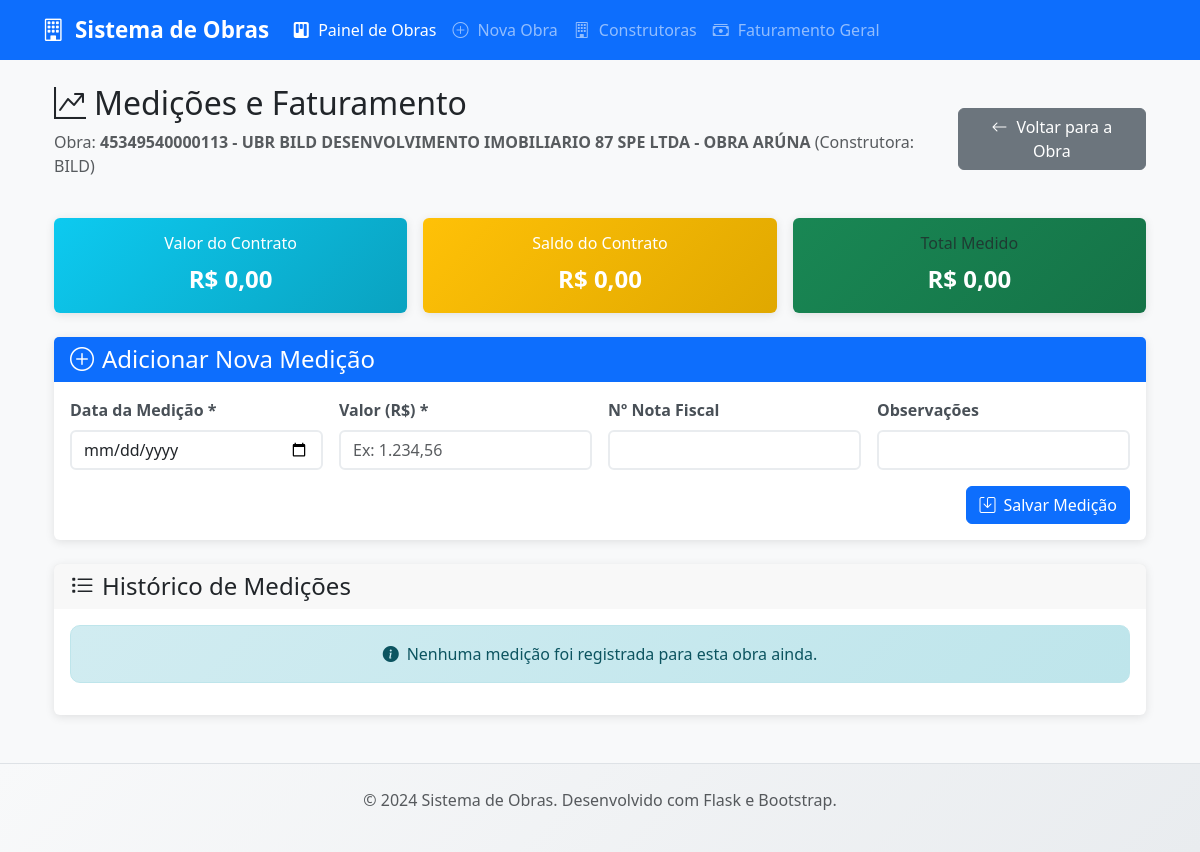
Screenshot of /medicao/medicoes/obra/32 with the database file from the repository.
### tables this page shows
CREATE TABLE obras (
            id INTEGER PRIMARY KEY AUTOINCREMENT,
            nome TEXT NOT NULL,
            construtora_id INTEGER NOT NULL,
            cidade TEXT NOT NULL,
            estado TEXT,
            endereco TEXT,
            responsavel TEXT,
            telefone_responsavel TEXT,
            email_responsavel TEXT,
            data_inicio DATE,
            data_prevista_fim DATE,
            status TEXT DEFAULT 'Em andamento',
            caminho_pasta TEXT,
            observacoes TEXT,
            data_cadastro TIMESTAMP DEFAULT CURRENT_TIMESTAMP, etapa_atual TEXT DEFAULT 'Orçamento', anotacoes TEXT, cnpj TEXT, numero TEXT, bairro TEXT, cep TEXT, uf TEXT, cno TEXT,
            FOREIGN KEY (construtora_id) REFERENCES construtoras (id)
        );

CREATE TABLE construtoras (
            id INTEGER PRIMARY KEY AUTOINCREMENT,
            nome TEXT NOT NULL UNIQUE,
            codigo TEXT NOT NULL UNIQUE,
            razao_social TEXT,
            cnpj TEXT UNIQUE,
            data_cadastro TIMESTAMP DEFAULT CURRENT_TIMESTAMP
        );

### routes/medicoes.py (the view, shortened to what this page needs)
@medicoes_bp.route('/medicoes/obra/<int:obra_id>', methods=['GET', 'POST'])
def listar_e_adicionar(obra_id):
    obra = Obra.find_by_id(obra_id)
    if not obra:
        abort(404)
    medicoes = Medicao.find_all_by_obra(obra_id)
    total_medido = Medicao.get_total_medido_by_obra(obra_id)
    valor_contrato = obra.valor_contrato or 0
    saldo_contrato = valor_contrato - total_medido
    etapas_exemplo = ['Fundações', 'Estrutura', 'Alvenaria',
                      'Instalações Elétricas', 'Instalações Hidráulicas', 'Acabamento']
    return render_template(
        'medicoes/medicoes.html',
        obra=obra,
        medicoes=medicoes,
        total_medido=total_medido,
        saldo_contrato=saldo_contrato,
        valor_contrato=valor_contrato,
        etapas_obra=etapas_exemplo
    )

### database.py (called while the page is built)
def get_db_connection():
    conn = sqlite3.connect(DATABASE_PATH)
    conn.row_factory = sqlite3.Row
    conn.execute("PRAGMA foreign_keys = ON;")
    return conn

### models/medicao.py (called while the page is built)
    @staticmethod
    def get_total_medido_by_obra(obra_id):
        conn = get_db_connection()
        cursor = conn.cursor()
        cursor.execute(
            "SELECT SUM(valor) FROM medicoes WHERE obra_id = ?", (obra_id,))
        total = cursor.fetchone()[0]
        conn.close()
        return total if total is not None else 0.0

    @staticmethod
    def find_all_by_obra(obra_id):
        conn = get_db_connection()
        conn.row_factory = sqlite3.Row
        medicoes = conn.execute("""
            SELECT
                m.*,
                strftime('%d/%m/%Y', m.data_medicao) as data_formatada
            FROM medicoes m
            WHERE m.obra_id = ?
            ORDER BY m.data_medicao DESC
        """, (obra_id,)).fetchall()
        conn.close()
        return [dict(row) for row in medicoes]

### models/obra_model.py (called while the page is built)
    @staticmethod
    def find_by_id(obra_id):
        conn = get_db_connection()
        query = """
            SELECT o.*, c.nome as construtora_nome
            FROM obras o
            JOIN construtoras c ON o.construtora_id = c.id
            WHERE o.id = ?
        """
        obra_row = conn.execute(query, (obra_id,)).fetchone()
        conn.close()
        if obra_row:
            return Obra(**obra_row)
        return None

### templates/medicoes/medicoes.html (shortened to what this page needs)
{% extends "base.html" %}
{% block content %}
<div class="container mt-4">
    <div class="d-flex justify-content-between align-items-center mb-4">
        <div>
            <h1 class="h2">
                <i class="bi bi-graph-up-arrow me-2"></i>Medições e Faturamento
            </h1>
            <p class="text-muted">Obra: <strong>{{ obra.nome }}</strong> (Construtora: {{ obra.construtora_nome }})</p>
        </div>
        <a href="{{ url_for('visualizar_obra', id=obra.id) }}" class="btn btn-secondary">
            <i class="bi bi-arrow-left"></i> Voltar para a Obra
        </a>
    </div>
    <div class="row g-3 mb-4 text-center">
        <div class="col-md-4">
            <div class="card text-center text-white bg-info">
                <div class="card-body">
                    <h6 class="card-title">Valor do Contrato</h6>
                    <p class="card-text fs-4 fw-bold">R$ {{ "%.2f"|format(valor_contrato)|replace('.', ',') }}</p>
                </div>
            </div>
        </div>
        <div class="col-md-4">
            <div class="card text-center text-white bg-warning">
                <div class="card-body">
                    <h6 class="card-title">Saldo do Contrato</h6>
                    <p class="card-text fs-4 fw-bold">R$ {{ "%.2f"|format(saldo_contrato)|replace('.', ',') }}</p>
                </div>
            </div>
        </div>
        <div class="col-md-4">
            <div class="card text-center text-white bg-success">
                <div class="card-body">
                    <h6 class="card-title text-muted">Total Medido</h6>
                    <p class="card-text fs-4 fw-bold">R$ {{ "%.2f"|format(total_medido)|replace('.', ',') }}</p>
                </div>
            </div>
        </div>
    </div>
    <div class="card mb-4">
        <div class="card-header bg-primary text-white">
            <h4 class="mb-0"><i class="bi bi-plus-circle me-2"></i>Adicionar Nova Medição</h4>
        </div>
        <div class="card-body">
            <form method="POST" action="{{ url_for('medicoes.adicionar_medicao', obra_id=obra.id) }}" class="row g-3">
                <div class="col-md-3">
                    <label for="data_medicao" class="form-label">Data da Medição *</label>
                    <input type="date" class="form-control" id="data_medicao" name="data_medicao" required>
                </div>
                <div class="col-md-3">
                    <label for="valor" class="form-label">Valor (R$) *</label>
                    <input type="text" class="form-control" id="valor" name="valor" placeholder="Ex: 1.234,56" required>
                </div>
                <div class="col-md-3">
                    <label for="nota_fiscal" class="form-label">Nº Nota Fiscal</label>
                    <input type="text" class="form-control" id="nota_fiscal" name="nota_fiscal">
                </div>
                <div class="col-md-3">
                    <label for="observacoes" class="form-label">Observações</label>
                    <input type="text" class="form-control" id="observacoes" name="observacoes">
                </div>
                <div class="col-12 text-end">
                    <button type="submit" class="btn btn-primary">
                        <i class="bi bi-save me-2"></i>Salvar Medição
                    </button>
                </div>
            </form>
        </div>
    </div>
    <div class="card">
        <div class="card-header">
            <h4 class="mb-0"><i class="bi bi-list-task me-2"></i>Histórico de Medições</h4>
        </div>
        <div class="card-body">
            {% if medicoes %}
            <div class="table-responsive">
                <table class="table table-striped table-hover">
                    <thead class="table-dark">
                        <tr>
                            <th scope="col">Data</th>
                            <th scope="col" class="text-end">Valor (R$)</th>
                            <th scope="col">Nota Fiscal</th>
                            <th scope="col">Observações</th>
                            <th scope="col">Data de Criação</th>
                        </tr>
                    </thead>
                    <tbody>
                        {% for medicao in medicoes %}
                        <tr>
                            <td>{{ medicao.data_medicao|format_date('%d/%m/%Y') }}</td>
                            <td class="text-end fw-bold">R$ {{ "%.2f"|format(medicao.valor)|replace('.', ',') }}</td>
                            <td>{{ medicao.nota_fiscal or 'N/A' }}</td>
                            <td>{{ medicao.observacoes or '-' }}</td>
                            <td>{{ medicao.data_criacao|format_date('%d/%m/%Y %H:%M') }}</td>
                        </tr>
                        {% endfor %}
                    </tbody>
                </table>
            </div>
            {% else %}
            <div class="alert alert-info text-center">
                <i class="bi bi-info-circle-fill me-2"></i>Nenhuma medição foi registrada para esta obra ainda.
            </div>
            {% endif %}
        </div>
    </div>
</div>
{% endblock %}

### static/style.css (style rules this page uses)
body { background-color: #f8f9fa; font-family: 'Segoe UI', Tahoma, Geneva, Verdana, sans-serif; }
.card { border: none; box-shadow: 0 2px 10px rgba(0,0,0,0.1); transition: all 0.3s ease; }
.card-header { border-bottom: none; font-weight: 600; }
.btn { border-radius: 6px; font-weight: 500; transition: all 0.3s ease; }
.form-control, .form-select { border-radius: 6px; border: 2px solid #e9ecef; transition: all 0.3s ease; }
.form-label { font-weight: 600; color: #495057; margin-bottom: 0.5rem; }
.alert { border: none; border-radius: 8px; font-weight: 500; }
.alert-info { background-color: #d1ecf1; color: #0c5460; }
.bi { margin-right: 0.3rem; }
.card.bg-warning { background: linear-gradient(135deg, #ffc107, #e0a800) !important; }
.card.bg-success { background: linear-gradient(135deg, #198754, #157347) !important; }
.card.bg-info { background: linear-gradient(135deg, #0dcaf0, #0aa2c0) !important; }
.alert-info { background: linear-gradient(135deg, #d1ecf1, #bee5eb); border: 1px solid #bee5eb; border-radius: 10px; }

### rows the page displays
obras: nome "45349540000113 - UBR BILD DESENVOLVIMENTO IMOBILIARIO 87 SPE LTDA - OBRA ARÚNA"
construtoras: construtora_nome "BILD"

### other values shown
{{ "%.2f"|format(valor_contrato)|replace('.', ',') }} "0,00"
{{ "%.2f"|format(saldo_contrato)|replace('.', ',') }} "0,00"
{{ "%.2f"|format(total_medido)|replace('.', ',') }} "0,00"
